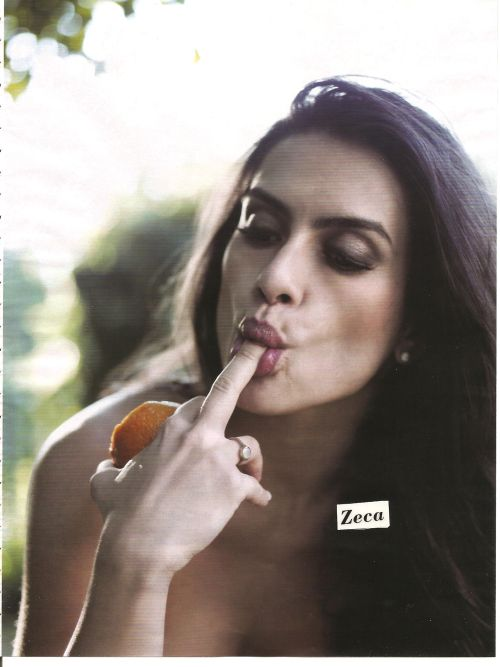
#> input picture PI_TRABALHO_1/src/imagemOrigem.jpg, 500 x 667 px; its folder holds only this picture in this run
$ python -i ImageManager.py   (imports and definitions only)
#> lines starting #> are read from the running program, lines starting #| are printed output that depends on the picture
'''
Created on 17/08/2010

@author: matheus
'''
from __future__ import division
import Image
import CairoPlot

class ImageManager():

    def __init__(self):
        pass

    #Metodo que gera outra imagem em escala de cinza
    def escala_cinza(self, file_path):
#> called with file_path = 'imagemOrigem.jpg'
        img = Image.open(file_path)
#> img is the input picture: PIL image 500x667 RGB; mean R, G, B 147.4, 139.1, 132.7
        img.load()

        #Percorre todos os pixels da imagem pegando os valores RGB e dividindo por 3 (media)
        for x in range(img.size[0]):
            for y in range(img.size[1]):
                valor = int((img.getpixel((x,y))[0]
                                 + img.getpixel((x,y))[1]
                                 + img.getpixel((x,y))[2]) / 3)
                img.putpixel((x,y), (valor,valor,valor))
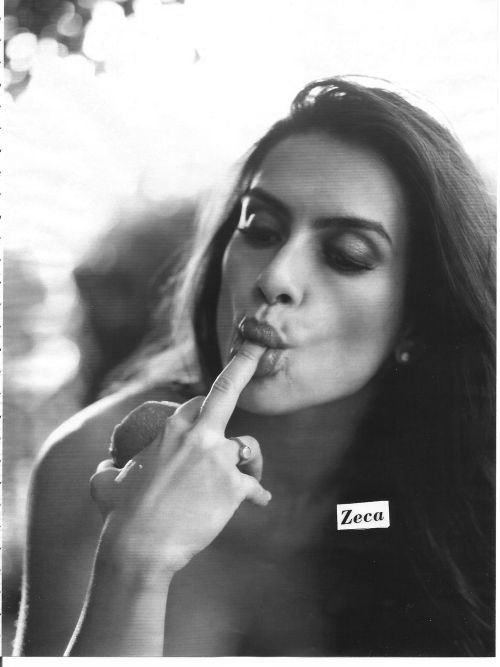
#> img: PIL image 500x667 RGB; min 16, max 255, mean 139.4

        img.save("modificada_escala_cinza.png")

    #Metodo que gera um histograma referentes a escala de cinza da imagem
    # [175 lines left out: functions histograma_escala_cinza, histograma_rgb, limiarizacao_global_simples, limiarizacao_diversas_variaveis, operacao_aritmetica_adicao, operacao_aritmetica_subtracao and 1 more, not called in this run]

    #Metodo que efetua o reescalonamento de valores para a escala 0 a 255 do rgb
    def reescalonamento_de_valores(self, valor, tmax, tmin):
        return int((255 / (tmax - tmin)) * (valor - tmin))

    #Metodo que efetua a operacao logica AND entre duas imagens binarias gerando uma terceira imagem
    # [61 lines left out: functions operacao_logica_and, operacao_logica_or, operacao_logica_xor, not called in this run]

>>> result = ImageManager().escala_cinza('imagemOrigem.jpg')
